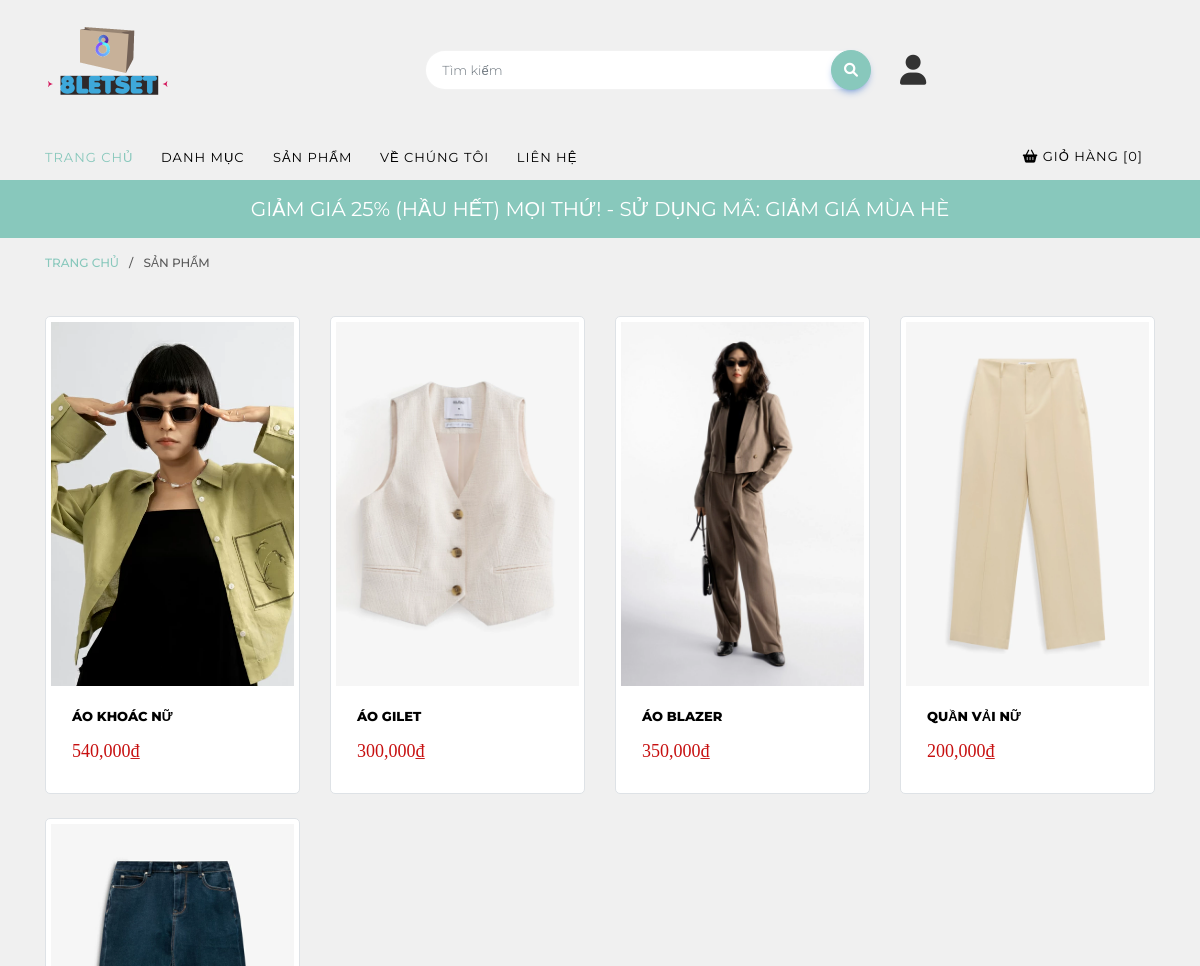
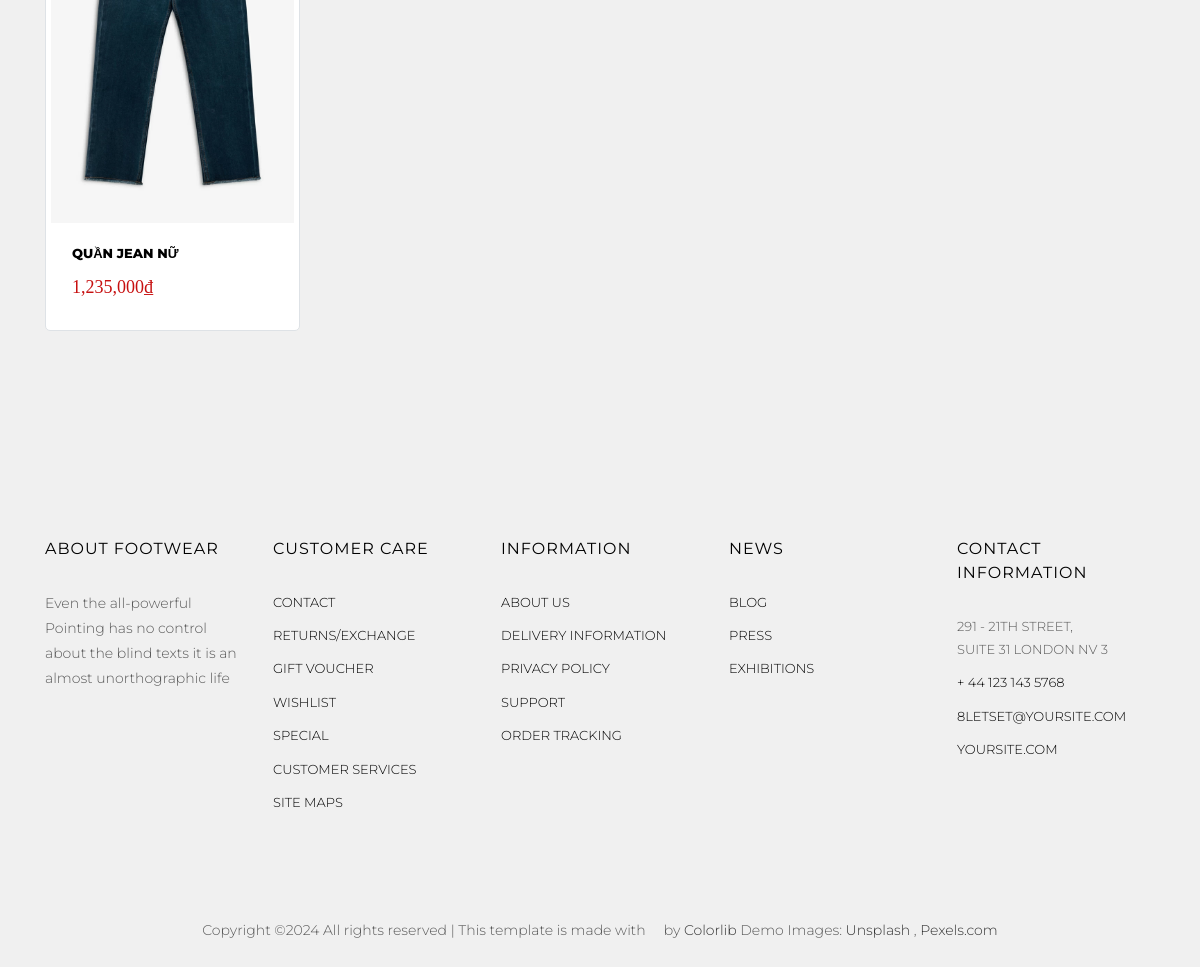
Screenshot of /?view=products-category&id=1 with the database file from the repository (2 pictures, top to bottom).
### tables this page shows
CREATE TABLE `sanpham` (
  `MaSP` int(11) NOT NULL,
  `TenSP` varchar(50) NOT NULL,
  `MaDM` int(11) DEFAULT NULL,
  `MaNCC` int(11) NOT NULL,
  `SoLuong` int(11) DEFAULT 0,
  `MoTa` text DEFAULT NULL,
  `DonGia` decimal(10,0) NOT NULL,
  `AnhNen` varchar(50) DEFAULT NULL
);

### model/database.php (called while the page is built, shortened)
<?php
    $servername = "localhost";
    $database = "8letset";
    $username = "root";
    $password = "";
    $conn = mysqli_connect($servername, $username, $password, $database);
function price_sale($id,$gia){
  global $conn;
  $a=0; $b=0;$tong=0;
  date_default_timezone_set('Asia/Ho_Chi_Minh');$date=getdate();
  $km="SELECT * FROM `sanphamkhuyenmai` WHERE `MaSP`=".$id;
  $query_km=mysqli_query($conn,$km);
  if ($a!==0 && $b!==0) {
    return  $tong = $gia - $a - ($gia*$b/100);
  }elseif($b==0){
    return $tong=$gia-$a;
  }elseif($a==0){
    return $tong=$gia-($gia*$b/100);
  }else{
    return $gia;
  }
}
  $res=selectdata($sql); ?>
<?php
function product_category($id){
  global $conn;
  $sql=" SELECT * FROM `sanpham` where MaNCC = $id" ;
  $resulf=mysqli_query($conn,$sql);
  $count=mysqli_num_rows($resulf);
  if($count==0){
      return false;
    }else{
      return  $resulf;
    }
}
?>

### view/products-category.php (the view, shortened to what this page needs)
<?php
$view = $_GET['view'];
switch ($view) {
    case 'products-category':
        $products=product_category($_GET['id']);
        break;
}
?>
<div class="breadcrumbs">
    <div class="container">
        <div class="row">
            <div class="col">
                <p class="bread"><span><a href="?view">Trang Chủ</a></span> / <span>Sản phẩm</span></p>
            </div>
        </div>
    </div>
</div>
<div class="colorlib-product">
    <div class="container">
        <div class="row row-pb-md">
        <?php
            while ($row=(mysqli_fetch_array($products))) { $price_sale=price_sale($row['MaSP'],$row['DonGia']);?>
            <div class="col-lg-3 mb-4 ">
                <div class="product-entry border">
                    <a href="?view=product-detail&id=<?php echo $row['MaSP'] ?>" class="prod-img">
                        <img src="webroot/image/sanpham/<?php echo $row['AnhNen']; ?>" class="img-fluid" alt="Free html5 bootstrap 4 template">
                    </a>
                    <div class="desc">
                        <h2><a href="#"><?php echo $row['TenSP']; ?></a></h2>
                        <span class="price"><?php echo number_format($price_sale,0).'₫'; ?></span>
                    </div>
                </div>
            </div>
            <?php }?>
        </div>
    </div>
</div>

### index.php (shortened to what this page needs)
<body>
<?php
    include_once('model/database.php');
    include_once('view/element/header.php');
    include_once('controller/controller.php');
    include_once('view/element/footer.php');
?>
</body>
</html>

### view/element/header.php (shortened to what this page needs)
<!DOCTYPE html>
<html>
<head>
  <link href="https://cdnjs.cloudflare.com/ajax/libs/font-awesome/6.0.0/css/all.min.css" rel="stylesheet"/>
  <link href="https://cdnjs.cloudflare.com/ajax/libs/mdb-ui-kit/6.3.1/mdb.min.css"  rel="stylesheet" />
  <link rel="stylesheet" href="https://cdnjs.cloudflare.com/ajax/libs/font-awesome/4.7.0/css/font-awesome.min.css">
	<link rel="stylesheet" href="webroot/css/template/animate.css">
	<link rel="stylesheet" href="webroot/css/template/icomoon.css">
	<link rel="stylesheet" href="webroot/css/template/ionicons.min.css">
	<link rel="stylesheet" href="webroot/css/templats/bootstrap.min.css">
	<link rel="stylesheet" href="webroot/css/template/magnific-popup.css">
	<link rel="stylesheet" href="webroot/css/template/flexslider.css">
	<link rel="stylesheet" href="webroot/css/template/owl.carousel.min.css">
	<link rel="stylesheet" href="webroot/css/template/owl.theme.default.min.css">
	<link rel="stylesheet" href="webroot/css/template/bootstrap-datepicker.css">
	<link rel="stylesheet" href="webroot/css/template/fonts/flaticon/font/flaticon.css">
	<link rel="stylesheet" href="webroot/css/template/style.css">
	<link rel="stylesheet" href="webroot/css/style.css">
	<link rel="stylesheet" href="https://cdn.jsdelivr.net/npm/leaflet@1.7.1/dist/leaflet.css" />
</head>
<body>
	<div id="page">
		<nav class="colorlib-nav" role="navigation">
			<div class="top-menu">
				<div class="container">
					<div class="row">
						<div class="col-sm-7 col-md-4">
							<div id="colorlib-logo">
                <a href="?view">
                  <img class="logo-header" src="webroot/image/logo/8LETSET_clo(2).png" alt="">
                </a>
              </div>
						</div>
						<div class="col-sm-5 col-md-5">
              <form action="?view=products-search" class="search-wrap" method="post">
                  <div class="form-group">
                    <input type="search" class="form-control search" name="key" placeholder=" Tìm kiếm">
                    <button class="btn btn-primary submit-search text-center" type="submit"><i class="fas fa-magnifying-glass"></i></button>
                  </div>
              </form>
			      </div>
            <div class="col-sm-5 col-md-3">
              <a  href="?view=user"><i class=" fas fa-user i-use"></i></a>
			      </div>
		      </div>
					<div class="row">
						<div class="col-sm-12 text-left menu-1">
							<ul>
								<li class="active"><a href="?view">Trang Chủ</a></li>
								<li class="has-dropdown">
									<a href="#">Danh Mục</a>
								</li>
								<li><a href="?view=products">Sản Phẩm</a></li>
								<li><a href="?view=about">Về Chúng Tôi</a></li>
								<li><a href="?view=contact">Liên Hệ</a></li>
								<?php $dem=0; if(isset($_SESSION['cart_product'])){ foreach ($_SESSION['cart_product'] as $item_cart){$dem=$dem+$item_cart['SoLuong'];}}?>
								<li class="cart"><a href="?view=cart"><i class="fas fa-basket-shopping"></i> Giỏ Hàng [<?php echo $dem; ?>]</a></li>
							</ul>
						</div>
					</div>
				</div>
			</div>
			<div class="sale">
				<div class="container">
					<div class="row">
						<div class="col-sm-8 offset-sm-2 text-center">
							<div class="row">
								<div class="owl-carousel2">
									<div class="item">
										<div class="col">
											<h3><a href="#">Giảm giá 25% (Hầu hết) Mọi thứ! - Sử dụng mã: Giảm giá mùa hè</a></h3>
										</div>
									</div>
								</div>
							</div>
						</div>
					</div>
				</div>
			</div>
		</nav>

### controller/controller.php (shortened to what this page needs)
<?php
if(isset($_GET['view'])){
    $view=$_GET['view'];
        switch ($view) {
            case 'products-category':
                include('view/products-category.php');
                break;
        }
}
else {
    include('view/home.php');
}
?>

### view/element/footer.php (shortened to what this page needs)
	<footer id="colorlib-footer" role="contentinfo">
		<div class="container">
			<div class="row row-pb-md">
				<div class="col footer-col colorlib-widget">
					<h4>About Footwear</h4>
					<p>Even the all-powerful Pointing has no control about the blind texts it is an almost unorthographic life</p>
					<p>
						<ul class="colorlib-social-icons">
							<li><a href="#"><i class="icon-twitter"></i></a></li>
							<li><a href="#"><i class="icon-facebook"></i></a></li>
							<li><a href="#"><i class="icon-linkedin"></i></a></li>
							<li><a href="#"><i class="icon-dribbble"></i></a></li>
						</ul>
					</p>
				</div>
				<div class="col footer-col colorlib-widget">
					<h4>Customer Care</h4>
					<p>
						<ul class="colorlib-footer-links">
							<li><a href="#">Contact</a></li>
							<li><a href="#">Returns/Exchange</a></li>
							<li><a href="#">Gift Voucher</a></li>
							<li><a href="#">Wishlist</a></li>
							<li><a href="#">Special</a></li>
							<li><a href="#">Customer Services</a></li>
							<li><a href="#">Site maps</a></li>
						</ul>
					</p>
				</div>
				<div class="col footer-col colorlib-widget">
					<h4>Information</h4>
					<p>
						<ul class="colorlib-footer-links">
							<li><a href="?view=about">About us</a></li>
							<li><a href="#">Delivery Information</a></li>
							<li><a href="#">Privacy Policy</a></li>
							<li><a href="#">Support</a></li>
							<li><a href="#">Order Tracking</a></li>
						</ul>
					</p>
				</div>
				<div class="col footer-col">
					<h4>News</h4>
					<ul class="colorlib-footer-links">
						<li><a href="#">Blog</a></li>
						<li><a href="#">Press</a></li>
						<li><a href="#">Exhibitions</a></li>
					</ul>
				</div>
				<div class="col footer-col">
					<h4>Contact Information</h4>
					<ul class="colorlib-footer-links">
						<li>291 - 21th Street, <br> Suite 31 London NV 3</li>
						<li><a href="tel://441231435768">+ 44 123 143 5768</a></li>
						<li><a href="mailto:8letset@yoursite.com">8letset@yoursite.com</a></li>
						<li><a href="#">yoursite.com</a></li>
					</ul>
				</div>
			</div>
		</div>
		<div class="copy">
			<div class="row">
				<div class="col-sm-12 text-center">
					<p>
						<span>
			Copyright &copy;<script>document.write(new Date().getFullYear());</script> All rights reserved | This template is made with <i class="icon-heart" aria-hidden="true"></i> by <a href="https://colorlib.com" target="_blank">Colorlib</a>
			</span>
						<span class="block">Demo Images: <a href="http://unsplash.co/" target="_blank">Unsplash</a> , <a href="http://pexels.com/" target="_blank">Pexels.com</a></span>
					</p>
				</div>
			</div>
		</div>
	</footer>
</div>
	</body>
</html>

### webroot/css/template/icomoon.css (style rules this page uses)
[class^="icon-"], [class*=" icon-"] { font-family: 'icomoon' !important; speak: none; font-style: normal; font-weight: normal; font-variant: normal; text-transform: none; line-height: 1; -webkit-font-smoothing: antialiased; -moz-osx-font-smoothing: grayscale; }
.icon-heart:before { content: "\ec51"; }
.icon-facebook:before { content: "\ed07"; }
.icon-twitter:before { content: "\ed0d"; }
.icon-dribbble:before { content: "\ed1e"; }
.icon-linkedin:before { content: "\ed40"; }

### webroot/css/style.css (style rules this page uses)
body { font-family: 'Montserrat', sans-serif; background-color: rgb(240, 240, 240); }
.logo-header { margin-top: -45px; width: 125px; }
.i-use { font-size: 30px; margin-top: 5px; }
.product-entry { background: #fff; padding: 5px; border-radius: 5px; }
a { text-decoration: none; color: #333; }

### rows the page displays
sanpham: AnhNen (picture), TenSP "ÁO KHOÁC NỮ", price_sale "540,000"
sanpham: AnhNen (picture), TenSP "ÁO GILET", price_sale "300,000"
sanpham: AnhNen (picture), TenSP "ÁO BLAZER", price_sale "350,000"
sanpham: AnhNen (picture), TenSP "QUẦN VẢI NỮ", price_sale "200,000"
sanpham: AnhNen (picture), TenSP "QUẦN JEAN NỮ", price_sale "1,235,000"

### other values shown
$dem "0"
